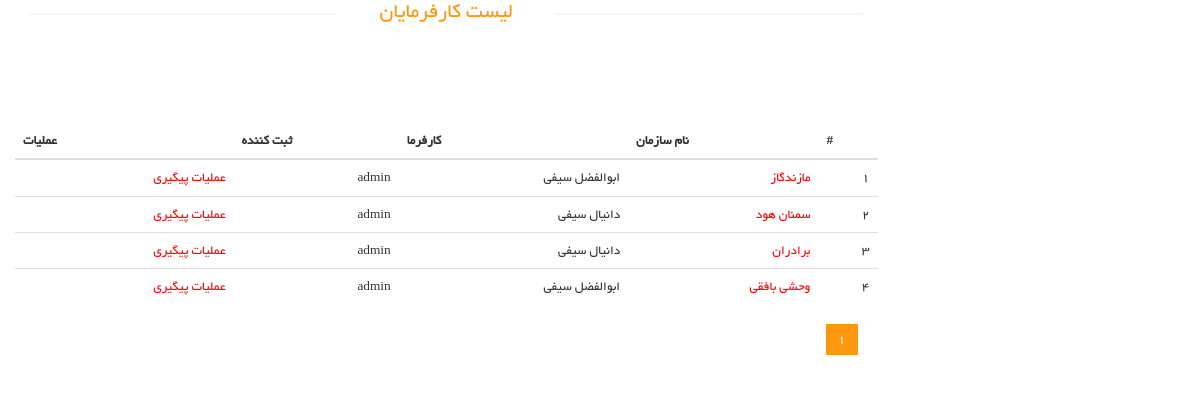
Page /listorg on the earlier database version.
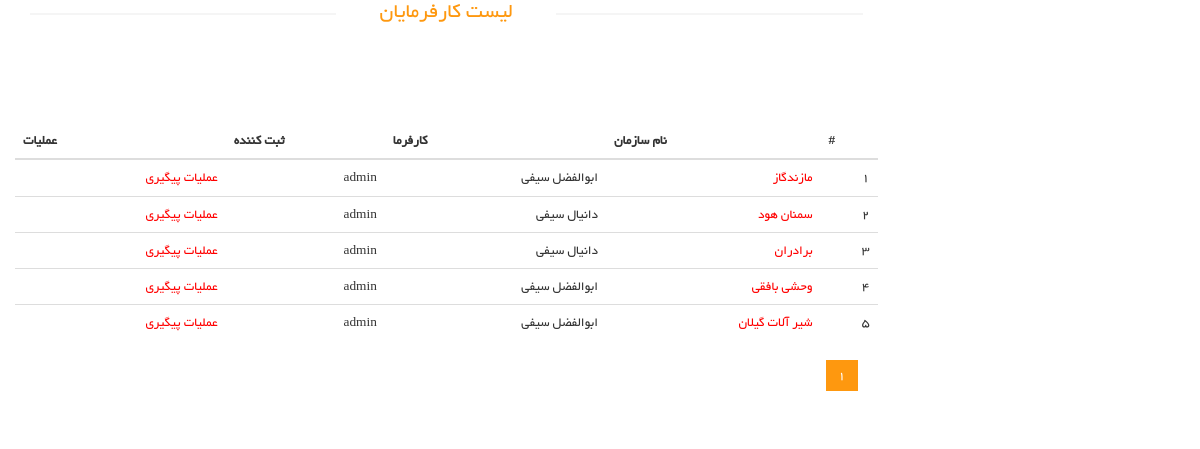
Same page on the later database version.
### organization/models.py (models this page shows, shortened)
class Organization(models.Model):
    province_name = models.CharField(max_length=20, verbose_name='استان')
    organization_name = models.CharField(max_length=50, verbose_name='نام سازمان')
    organization_phone = models.CharField(max_length=11, verbose_name='شماره تلفن سازمان', unique=True)
    organization_staff = models.PositiveIntegerField(verbose_name='تعداد کارگران')
    organization_product = models.ManyToManyField(OrganizationProduct, verbose_name='محصولات تولیدی')
    personnel_name = models.CharField(max_length=50, verbose_name="نام و نام خانوادگی کارفرما")
    personnel_mobile = models.CharField(max_length=11, verbose_name='موبایل کارفرما')
    personnel_email = models.EmailField(verbose_name='ایمیل کارفرما', blank=True)
    timestamp = models.DateTimeField(auto_now_add=True, verbose_name='تاریخ ثبت')
    creator = models.ForeignKey(get_user_model(), verbose_name='کاربر ثبت کننده', on_delete=models.CASCADE)
    class Meta:
        unique_together = ['organization_name', 'creator']
        verbose_name = 'سازمان'
        verbose_name_plural = 'سازمانها'

### organization/views.py (the view)
# urls.py: path('listorg',Organization_List.as_view(),name='list'),
class Organization_List(ListView):
    model = models.Organization
    template_name = "organization/list_organization.html"
    paginate_by = 6

### templates/organization/list_organization.html (shortened to what this page needs)
{% extends 'shared/_MainLayout.html' %}
{% load static %}
{% load i18n %}
{% block content %}
    <section>
        <div class="container">
            <div class="row">
                <div class="col-sm-9 padding-right">
                    <div class="features_items">
                        <h2 class="title text-center">لیست کارفرمایان</h2>
                                <div class='text-white' dir='rtl' style='margin-top: 100px;'>
                                    <table class="table table-dark">
                                        <thead>
                                            <tr>
                                                <th>#</th>
                                                <th>{% trans "نام سازمان" %}</th>
                                                <th>{% trans "کارفرما" %}</th>
                                                <th>{% trans "ثبت کننده" %}</th>
                                                <th>{% trans "عملیات" %}</th>
                                            </tr>
                                        <thead>
                                        <tbody>
                                            {% for item in object_list %}
                                                <tr>
                                                    <td>{{forloop.counter}}</td>
                                                    <td>
                                                        <a style='text-decoration: none; color: red;' href="{% url 'organization:detail' item.pk %}">{{item.organization_name}}</a>
                                                    </td>
                                                    <td>{{item.personnel_name}}</td>
                                                    <td>{{item.creator}}</td>
                                                    <td>
                                                        <a href="{% url 'quote:follow_up' item.pk %}" style='text-decoration: none; color: red;'>{% trans "عملیات پیگیری" %}</a>
                                                    </td>
                                                </tr>
                                            {% endfor %}
                                        </tbody>
                                    </table>
                                </div>
                        <ul class="pagination">
                            {% for page in paginator.page_range %}
                                {% if page == page_obj.number %}
                                    <li class="active"><a href="?page={{ page }}">{{ page }}</a></li>
                                {% else %}
                                    <li><a href="?page={{ page }}">{{ page }}</a></li>
                                {% endif %}
                            {% endfor %}
                        </ul>
                    </div>
                </div>
            </div>
        </div>
    </section>
{% endblock %}

Differences in the rows shown:
added Organization: organization_name "شیر آلات گیلان", personnel_name "ابوالفضل سیفی", creator "admin"
